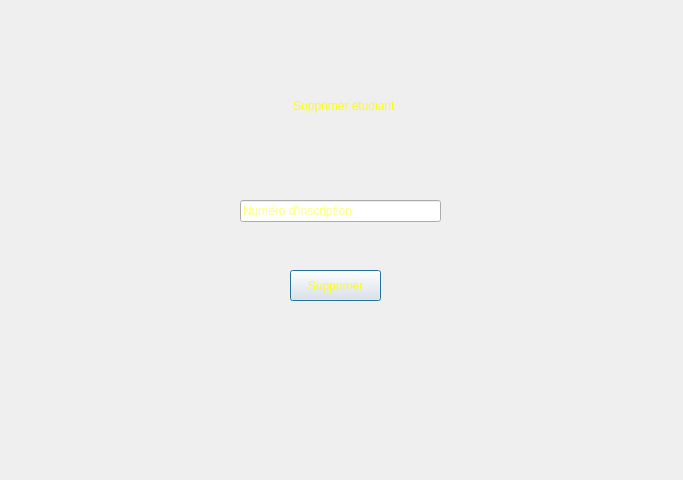
<?xml version="1.0" encoding="UTF-8"?>
<ui version="4.0">
 <class>Dialog</class>
 <widget class="QDialog" name="Dialog">
  <property name="geometry">
   <rect>
    <x>0</x>
    <y>0</y>
    <width>683</width>
    <height>480</height>
   </rect>
  </property>
  <property name="windowTitle">
   <string>Dialog</string>
  </property>
  <property name="styleSheet">
   <string notr="true">QProgressBar:horizontal {
    border: 1px solid #3A3939;
    text-align: center;
    padding: 1px;
    background: #201F1F;
}
QProgressBar::chunk:horizontal {
    background-color: qlineargradient(spread:reflect, x1:1, y1:0.545, x2:1, y2:0, stop:0 rgba(28, 66, 111, 255), stop:1 rgba(37, 87, 146, 255));
}

QToolTip
{
    border: 1px solid #3A3939;
    background-color: rgb(90, 102, 117);;
    color: white;
    padding: 1px;
    opacity: 200;
}

QWidget
{
    color: silver;
    background-color: #302F2F;
    selection-background-color:#3d8ec9;
    selection-color: black;
    background-clip: border;
    border-image: none;
    outline: 0;
}

QWidget:item:hover
{
    background-color: #78879b;
    color: black;
}

QWidget:item:selected
{
    background-color: #3d8ec9;
}

QCheckBox
{
    spacing: 5px;
    outline: none;
    color: #bbb;
    margin-bottom: 2px;
}

QCheckBox:disabled
{
    color: #777777;
}
QCheckBox::indicator,
QGroupBox::indicator
{
    width: 18px;
    height: 18px;
}
QGroupBox::indicator
{
    margin-left: 2px;
}

QCheckBox::indicator:unchecked,
QCheckBox::indicator:unchecked:hover,
QGroupBox::indicator:unchecked,
QGroupBox::indicator:unchecked:hover
{
    image: url(:/dark_blue/img/checkbox_unchecked.png);
}

QCheckBox::indicator:unchecked:focus,
QCheckBox::indicator:unchecked:pressed,
QGroupBox::indicator:unchecked:focus,
QGroupBox::indicator:unchecked:pressed
{
  border: none;
    image: url(:/dark_blue/img/checkbox_unchecked_focus.png);
}

QCheckBox::indicator:checked,
QCheckBox::indicator:checked:hover,
QGroupBox::indicator:checked,
QGroupBox::indicator:checked:hover
{
    image: url(:/dark_blue/img/checkbox_checked.png);
}

QCheckBox::indicator:checked:focus,
QCheckBox::indicator:checked:pressed,
QGroupBox::indicator:checked:focus,
QGroupBox::indicator:checked:pressed
{
  border: none;
    image: url(:/dark_blue/img/checkbox_checked_focus.png);
}

QCheckBox::indicator:indeterminate,
QCheckBox::indicator:indeterminate:hover,
QCheckBox::indicator:indeterminate:pressed
QGroupBox::indicator:indeterminate,
QGroupBox::indicator:indeterminate:hover,
QGroupBox::indicator:indeterminate:pressed
{
    image: url(:/dark_blue/img/checkbox_indeterminate.png);
}

QCheckBox::indicator:indeterminate:focus,
QGroupBox::indicator:indeterminate:focus
{
    image: url(:/dark_blue/img/checkbox_indeterminate_focus.png);
}

QCheckBox::indicator:checked:disabled,
QGroupBox::indicator:checked:disabled
{
    image: url(:/dark_blue/img/checkbox_checked_disabled.png);
}

QCheckBox::indicator:unchecked:disabled,
QGroupBox::indicator:unchecked:disabled
{
    image: url(:/dark_blue/img/checkbox_unchecked_disabled.png);
}

QRadioButton
{
    spacing: 5px;
    outline: none;
    color: rgb(255, 255, 255);
    margin-bottom: 2px;
}

QRadioButton:disabled
{
	color: rgb(0, 85, 255);
}


QMenuBar
{
    background-color: #302F2F;
    color: silver;
}

QMenuBar::item
{
    background: transparent;
}

QMenuBar::item:selected
{
    background: transparent;
    border: 1px solid #3A3939;
}

QMenuBar::item:pressed
{
    border: 1px solid #3A3939;
    background-color: #3d8ec9;
    color: black;
    margin-bottom:-1px;
    padding-bottom:1px;
}

QMenu
{
    border: 1px solid #3A3939;
    color: silver;
    margin: 1px;
}

QMenu::icon
{
    margin: 1px;
}

QMenu::item
{
    padding: 2px 2px 2px 25px;
    margin-left: 5px;
    border: 1px solid transparent; /* reserve space for selection border */
}

QMenu::item:selected
{
    color: black;
}

QMenu::separator {
    height: 2px;
    background: lightblue;
    margin-left: 10px;
    margin-right: 5px;
}

QMenu::indicator {
    width: 16px;
    height: 16px;
}

/* non-exclusive indicator = check box style indicator
   (see QActionGroup::setExclusive) */
QMenu::indicator:non-exclusive:unchecked {
    image: url(:/dark_blue/img/checkbox_unchecked.png);
}

QMenu::indicator:non-exclusive:unchecked:selected {
    image: url(:/dark_blue/img/checkbox_unchecked_disabled.png);
}

QMenu::indicator:non-exclusive:checked {
    image: url(:/dark_blue/img/checkbox_checked.png);
}

QMenu::indicator:non-exclusive:checked:selected {
    image: url(:/dark_blue/img/checkbox_checked_disabled.png);
}

/* exclusive indicator = radio button style indicator (see QActionGroup::setExclusive) */
QMenu::indicator:exclusive:unchecked {
    image: url(:/dark_blue/img/radio_unchecked.png);
}

QMenu::indicator:exclusive:unchecked:selected {
    image: url(:/dark_blue/img/radio_unchecked_disabled.png);
}

QMenu::indicator:exclusive:checked {
    image: url(:/dark_blue/img/radio_checked.png);
}

QMenu::indicator:exclusive:checked:selected {
    image: url(:/dark_blue/img/radio_checked_disabled.png);
}

QMenu::right-arrow {
    margin: 5px;
    image: url(:/dark_blue/img/right_arrow.png)
}


QWidget:disabled
{
    color: #808080;
    background-color: #302F2F;
}

QAbstractItemView
{
    alternate-background-color: #3A3939;
    color: silver;
    border: 1px solid 3A3939;
    border-radius: 2px;
    padding: 1px;
}

QWidget:focus, QMenuBar:focus
{
    border: 1px solid #78879b;
}

QTabWidget:focus, QCheckBox:focus, QRadioButton:focus, QSlider:focus
{
    border: none;
}

QLineEdit
{
    background-color: #201F1F;
    padding: 2px;
    border-style: solid;
    border: 1px solid #3A3939;
    border-radius: 2px;
    color: silver;
}

QGroupBox {
    border:1px solid #3A3939;
    border-radius: 2px;
    margin-top: 20px;
    background-color: #302F2F;
    color: silver;
}

QGroupBox::title {
    subcontrol-origin: margin;
    subcontrol-position: top center;
    padding-left: 10px;
    padding-right: 10px;
    padding-top: 10px;
}

QAbstractScrollArea
{
    border-radius: 2px;
    border: 1px solid #3A3939;
    background-color: transparent;
}

QScrollBar:horizontal
{
    height: 15px;
    margin: 3px 15px 3px 15px;
    border: 1px transparent #2A2929;
    border-radius: 4px;
    background-color: #2A2929;
}

QScrollBar::handle:horizontal
{
    background-color: #605F5F;
    min-width: 5px;
    border-radius: 4px;
}

QScrollBar::add-line:horizontal
{
    margin: 0px 3px 0px 3px;
    border-image: url(:/dark_blue/img/right_arrow_disabled.png);
    width: 10px;
    height: 10px;
    subcontrol-position: right;
    subcontrol-origin: margin;
}

QScrollBar::sub-line:horizontal
{
    margin: 0px 3px 0px 3px;
    border-image: url(:/dark_blue/img/left_arrow_disabled.png);
    height: 10px;
    width: 10px;
    subcontrol-position: left;
    subcontrol-origin: margin;
}

QScrollBar::add-line:horizontal:hover,QScrollBar::add-line:horizontal:on
{
    border-image: url(:/dark_blue/img/right_arrow.png);
    height: 10px;
    width: 10px;
    subcontrol-position: right;
    subcontrol-origin: margin;
}


QScrollBar::sub-line:horizontal:hover, QScrollBar::sub-line:horizontal:on
{
    border-image: url(:/dark_blue/img/left_arrow.png);
    height: 10px;
    width: 10px;
    subcontrol-position: left;
    subcontrol-origin: margin;
}

QScrollBar::up-arrow:horizontal, QScrollBar::down-arrow:horizontal
{
    background: none;
}


QScrollBar::add-page:horizontal, QScrollBar::sub-page:horizontal
{
    background: none;
}

QScrollBar:vertical
{
    background-color: #2A2929;
    width: 15px;
    margin: 15px 3px 15px 3px;
    border: 1px transparent #2A2929;
    border-radius: 4px;
}

QScrollBar::handle:vertical
{
    background-color: #605F5F;
    min-height: 5px;
    border-radius: 4px;
}

QScrollBar::sub-line:vertical
{
    margin: 3px 0px 3px 0px;
    border-image: url(:/dark_blue/img/up_arrow_disabled.png);
    height: 10px;
    width: 10px;
    subcontrol-position: top;
    subcontrol-origin: margin;
}

QScrollBar::add-line:vertical
{
    margin: 3px 0px 3px 0px;
    border-image: url(:/dark_blue/img/down_arrow_disabled.png);
    height: 10px;
    width: 10px;
    subcontrol-position: bottom;
    subcontrol-origin: margin;
}

QScrollBar::sub-line:vertical:hover,QScrollBar::sub-line:vertical:on
{

    border-image: url(:/dark_blue/img/up_arrow.png);
    height: 10px;
    width: 10px;
    subcontrol-position: top;
    subcontrol-origin: margin;
}


QScrollBar::add-line:vertical:hover, QScrollBar::add-line:vertical:on
{
    border-image: url(:/dark_blue/img/down_arrow.png);
    height: 10px;
    width: 10px;
    subcontrol-position: bottom;
    subcontrol-origin: margin;
}

QScrollBar::up-arrow:vertical, QScrollBar::down-arrow:vertical
{
    background: none;
}


QScrollBar::add-page:vertical, QScrollBar::sub-page:vertical
{
    background: none;
}

QTextEdit
{
    background-color: #201F1F;
    color: silver;
    border: 1px solid #3A3939;
}

QPlainTextEdit
{
    background-color: #201F1F;;
    color: silver;
    border-radius: 2px;
    border: 1px solid #3A3939;
}

QHeaderView::section
{
    background-color: #3A3939;
    color: silver;
    padding-left: 4px;
    border: 1px solid #6c6c6c;
}

QSizeGrip {
    image: url(:/dark_blue/img/sizegrip.png);
    width: 12px;
    height: 12px;
}

QMainWindow
{
    background-color: #302F2F;

}

QMainWindow::separator
{
    background-color: #302F2F;
    color: white;
    padding-left: 4px;
    spacing: 2px;
    border: 1px dashed #3A3939;
}

QMainWindow::separator:hover
{

    background-color: #787876;
    color: white;
    padding-left: 4px;
    border: 1px solid #3A3939;
    spacing: 2px;
}


QMenu::separator
{
    height: 1px;
    background-color: #3A3939;
    color: white;
    padding-left: 4px;
    margin-left: 10px;
    margin-right: 5px;
}


QFrame
{
    border-radius: 2px;
    border: 1px solid #444;
}

QFrame[frameShape=&quot;0&quot;]
{
    border-radius: 2px;
    border: 1px transparent #444;
}

QStackedWidget
{
    background-color: #302F2F;
    border: 1px transparent black;
}

QToolBar {
    border: 1px transparent #393838;
    background: 1px solid #302F2F;
    font-weight: bold;
}

QToolBar::handle:horizontal {
    image: url(:/dark_blue/img/Hmovetoolbar.png);
}
QToolBar::handle:vertical {
    image: url(:/dark_blue/img/Vmovetoolbar.png);
}
QToolBar::separator:horizontal {
    image: url(:/dark_blue/img/Hsepartoolbar.png);
}
QToolBar::separator:vertical {
    image: url(:/dark_blue/img/Vsepartoolbars.png);
}

QPushButton
{
    color: silver;
    background-color: #302F2F;
    border-width: 2px;
    border-color: #4A4949;
    border-style: solid;
    padding-top: 2px;
    padding-bottom: 2px;
    padding-left: 10px;
    padding-right: 10px;
    border-radius: 4px;
    /* outline: none; */
    /* min-width: 40px; */
}

QPushButton:disabled
{
    background-color: #302F2F;
    border-width: 2px;
    border-color: #3A3939;
    border-style: solid;
    padding-top: 2px;
    padding-bottom: 2px;
    padding-left: 10px;
    padding-right: 10px;
    /*border-radius: 2px;*/
    color: #808080;
}

QPushButton:focus {
    background-color: #3d8ec9;
    color: white;
}

QComboBox
{
    selection-background-color: #3d8ec9;
    background-color: #201F1F;
    border-style: solid;
    border: 1px solid #3A3939;
    border-radius: 2px;
    padding: 2px;
    min-width: 75px;
}

QPushButton:checked{
    background-color: #4A4949;
    border-color: #6A6969;
}

QPushButton:hover {
    border: 2px solid #78879b;
    color: silver;
}

QComboBox:hover, QAbstractSpinBox:hover,QLineEdit:hover,QTextEdit:hover,QPlainTextEdit:hover,QAbstractView:hover,QTreeView:hover
{
    border: 1px solid #78879b;
    color: silver;
}

QComboBox:on
{
    background-color: #626873;
    padding-top: 3px;
    padding-left: 4px;
    selection-background-color: #4a4a4a;
}

QComboBox QAbstractItemView
{
    background-color: #201F1F;
    border-radius: 2px;
    border: 1px solid #444;
    selection-background-color: #3d8ec9;
    color: silver;
}

QComboBox::drop-down
{
    subcontrol-origin: padding;
    subcontrol-position: top right;
    width: 15px;

    border-left-width: 0px;
    border-left-color: darkgray;
    border-left-style: solid;
    border-top-right-radius: 3px;
    border-bottom-right-radius: 3px;
}

QComboBox::down-arrow
{
    image: url(:/dark_blue/img/down_arrow_disabled.png);
}

QComboBox::down-arrow:on, QComboBox::down-arrow:hover,
QComboBox::down-arrow:focus
{
    image: url(:/dark_blue/img/down_arrow.png);
}

QPushButton:pressed
{
    background-color: #484846;
}

QAbstractSpinBox {
    padding-top: 2px;
    padding-bottom: 2px;
    border: 1px solid #3A3939;
    background-color: #201F1F;
    color: silver;
    border-radius: 2px;
    min-width: 75px;
}

QAbstractSpinBox:up-button
{
    background-color: transparent;
    subcontrol-origin: border;
    subcontrol-position: top right;
}

QAbstractSpinBox:down-button
{
    background-color: transparent;
    subcontrol-origin: border;
    subcontrol-position: bottom right;
}

QAbstractSpinBox::up-arrow,QAbstractSpinBox::up-arrow:disabled,QAbstractSpinBox::up-arrow:off {
    image: url(:/dark_blue/img/up_arrow_disabled.png);
    width: 10px;
    height: 10px;
}
QAbstractSpinBox::up-arrow:hover
{
    image: url(:/dark_blue/img/up_arrow.png);
}


QAbstractSpinBox::down-arrow,QAbstractSpinBox::down-arrow:disabled,QAbstractSpinBox::down-arrow:off
{
    image: url(:/dark_blue/img/down_arrow_disabled.png);
    width: 10px;
    height: 10px;
}
QAbstractSpinBox::down-arrow:hover
{
    image: url(:/dark_blue/img/down_arrow.png);
}


QLabel
{
    border: 0px solid black;
}

QTabWidget{
    border: 1px transparent black;
}

QTabWidget::pane {
    border: 1px solid #444;
    border-radius: 3px;
    padding: 3px;
}

QTabBar
{
    qproperty-drawBase: 0;
    left: 5px; /* move to the right by 5px */
}

QTabBar:focus
{
    border: 0px transparent black;
}

QTabBar::close-button  {
    image: url(:/dark_blue/img/close.png);
    background: transparent;
}

QTabBar::close-button:hover
{
    image: url(:/dark_blue/img/close-hover.png);
    background: transparent;
}

QTabBar::close-button:pressed {
    image: url(:/dark_blue/img/close-pressed.png);
    background: transparent;
}

/* TOP TABS */
QTabBar::tab:top {
    color: #b1b1b1;
    border: 1px solid #4A4949;
    border-bottom: 1px transparent black;
    background-color: #302F2F;
    padding: 5px;
    border-top-left-radius: 2px;
    border-top-right-radius: 2px;
}

QTabBar::tab:top:!selected
{
    color: #b1b1b1;
    background-color: #201F1F;
    border: 1px transparent #4A4949;
    border-bottom: 1px transparent #4A4949;
    border-top-left-radius: 0px;
    border-top-right-radius: 0px;
}

QTabBar::tab:top:!selected:hover {
    background-color: #48576b;
}

/* BOTTOM TABS */
QTabBar::tab:bottom {
    color: #b1b1b1;
    border: 1px solid #4A4949;
    border-top: 1px transparent black;
    background-color: #302F2F;
    padding: 5px;
    border-bottom-left-radius: 2px;
    border-bottom-right-radius: 2px;
}

QTabBar::tab:bottom:!selected
{
    color: #b1b1b1;
    background-color: #201F1F;
    border: 1px transparent #4A4949;
    border-top: 1px transparent #4A4949;
    border-bottom-left-radius: 0px;
    border-bottom-right-radius: 0px;
}

QTabBar::tab:bottom:!selected:hover {
    background-color: #78879b;
}

/* LEFT TABS */
QTabBar::tab:left {
    color: #b1b1b1;
    border: 1px solid #4A4949;
    border-left: 1px transparent black;
    background-color: #302F2F;
    padding: 5px;
    border-top-right-radius: 2px;
    border-bottom-right-radius: 2px;
}

QTabBar::tab:left:!selected
{
    color: #b1b1b1;
    background-color: #201F1F;
    border: 1px transparent #4A4949;
    border-right: 1px transparent #4A4949;
    border-top-right-radius: 0px;
    border-bottom-right-radius: 0px;
}

QTabBar::tab:left:!selected:hover {
    background-color: #48576b;
}


/* RIGHT TABS */
QTabBar::tab:right {
    color: #b1b1b1;
    border: 1px solid #4A4949;
    border-right: 1px transparent black;
    background-color: #302F2F;
    padding: 5px;
    border-top-left-radius: 2px;
    border-bottom-left-radius: 2px;
}

QTabBar::tab:right:!selected
{
    color: #b1b1b1;
    background-color: #201F1F;
    border: 1px transparent #4A4949;
    border-right: 1px transparent #4A4949;
    border-top-left-radius: 0px;
    border-bottom-left-radius: 0px;
}

QTabBar::tab:right:!selected:hover {
    background-color: #48576b;
}

QTabBar QToolButton::right-arrow:enabled {
     image: url(:/dark_blue/img/right_arrow.png);
 }

 QTabBar QToolButton::left-arrow:enabled {
     image: url(:/dark_blue/img/left_arrow.png);
 }

QTabBar QToolButton::right-arrow:disabled {
     image: url(:/dark_blue/img/right_arrow_disabled.png);
 }

 QTabBar QToolButton::left-arrow:disabled {
     image: url(:/dark_blue/img/left_arrow_disabled.png);
 }


QDockWidget {
    border: 1px solid #403F3F;
    titlebar-close-icon: url(:/dark_blue/img/close.png);
    titlebar-normal-icon: url(:/dark_blue/img/undock.png);
}

QDockWidget::close-button, QDockWidget::float-button {
    border: 1px solid transparent;
    border-radius: 2px;
    background: transparent;
}

QDockWidget::close-button:hover, QDockWidget::float-button:hover {
    background: rgba(255, 255, 255, 10);
}

QDockWidget::close-button:pressed, QDockWidget::float-button:pressed {
    padding: 1px -1px -1px 1px;
    background: rgba(255, 255, 255, 10);
}

QTreeView, QListView, QTextBrowser, AtLineEdit, AtLineEdit::hover {
    border: 1px solid #444;
    background-color: silver;
    border-radius: 3px;
    margin-left: 3px;
    color: black;
}

QTreeView:branch:selected, QTreeView:branch:hover {
    background: url(:/dark_blue/img/transparent.png);
}

QTreeView::branch:has-siblings:!adjoins-item {
    border-image: url(:/dark_blue/img/transparent.png);
}

QTreeView::branch:has-siblings:adjoins-item {
    border-image: url(:/dark_blue/img/transparent.png);
}

QTreeView::branch:!has-children:!has-siblings:adjoins-item {
    border-image: url(:/dark_blue/img/transparent.png);
}

QTreeView::branch:has-children:!has-siblings:closed,
QTreeView::branch:closed:has-children:has-siblings {
    image: url(:/dark_blue/img/branch_closed.png);
}

QTreeView::branch:open:has-children:!has-siblings,
QTreeView::branch:open:has-children:has-siblings  {
    image: url(:/dark_blue/img/branch_open.png);
}

QTreeView::branch:has-children:!has-siblings:closed:hover,
QTreeView::branch:closed:has-children:has-siblings:hover {
    image: url(:/dark_blue/img/branch_closed-on.png);
    }

QTreeView::branch:open:has-children:!has-siblings:hover,
QTreeView::branch:open:has-children:has-siblings:hover  {
    image: url(:/dark_blue/img/branch_open-on.png);
    }

QListView::item:!selected:hover, QListView::item:!selected:hover, QTreeView::item:!selected:hover  {
    background: rgba(0, 0, 0, 0);
    outline: 0;
    color: #FFFFFF
}

QListView::item:selected:hover, QListView::item:selected:hover, QTreeView::item:selected:hover  {
    background: #3d8ec9;
    color: #FFFFFF;
}

QSlider::groove:horizontal {
    border: 1px solid #3A3939;
    height: 8px;
    background: #201F1F;
    margin: 2px 0;
    border-radius: 2px;
}

QSlider::handle:horizontal {
    background: QLinearGradient( x1: 0, y1: 0, x2: 0, y2: 1,
      stop: 0.0 silver, stop: 0.2 #a8a8a8, stop: 1 #727272);
    border: 1px solid #3A3939;
    width: 14px;
    height: 14px;
    margin: -4px 0;
    border-radius: 2px;
}

QSlider::groove:vertical {
    border: 1px solid #3A3939;
    width: 8px;
    background: #201F1F;
    margin: 0 0px;
    border-radius: 2px;
}

QSlider::handle:vertical {
    background: QLinearGradient( x1: 0, y1: 0, x2: 0, y2: 1, stop: 0.0 silver,
    stop: 0.2 #a8a8a8, stop: 1 #727272);
    border: 1px solid #3A3939;
    width: 14px;
    height: 14px;
    margin: 0 -4px;
    border-radius: 2px;
}

QToolButton {
    /*  background-color: transparent; */
    border: 2px transparent #4A4949;
    border-radius: 4px;
    background-color: dimgray;
    margin: 2px;
    padding: 2px;
}

QToolButton[popupMode=&quot;1&quot;] { /* only for MenuButtonPopup */
 padding-right: 20px; /* make way for the popup button */
 border: 2px transparent #4A4949;
 border-radius: 4px;
}

QToolButton[popupMode=&quot;2&quot;] { /* only for InstantPopup */
 padding-right: 10px; /* make way for the popup button */
 border: 2px transparent #4A4949;
}


QToolButton:hover, QToolButton::menu-button:hover {
    border: 2px solid #78879b;
}

QToolButton:checked, QToolButton:pressed,
    QToolButton::menu-button:pressed {
    background-color: #4A4949;
    border: 2px solid #78879b;
}

/* the subcontrol below is used only in the InstantPopup or DelayedPopup mode */
QToolButton::menu-indicator {
    image: url(:/dark_blue/img/down_arrow.png);
    top: -7px; left: -2px; /* shift it a bit */
}

/* the subcontrols below are used only in the MenuButtonPopup mode */
QToolButton::menu-button {
    border: 1px transparent #4A4949;
    border-top-right-radius: 6px;
    border-bottom-right-radius: 6px;
    /* 16px width + 4px for border = 20px allocated above */
    width: 16px;
    outline: none;
}

QToolButton::menu-arrow {
    image: url(:/dark_blue/img/down_arrow.png);
}

QToolButton::menu-arrow:open {
    top: 1px; left: 1px; /* shift it a bit */
    border: 1px solid #3A3939;
}

QPushButton::menu-indicator  {
    subcontrol-origin: padding;
    subcontrol-position: bottom right;
    left: 4px;
}

QTableView
{
    border: 1px solid #444;
    gridline-color: #6c6c6c;
    background-color: #201F1F;
}


QTableView, QHeaderView
{
    border-radius: 0px;
}

QTableView::item:pressed, QListView::item:pressed, QTreeView::item:pressed  {
    background: #78879b;
    color: #FFFFFF;
}

QTableView::item:selected:active, QTreeView::item:selected:active, QListView::item:selected:active  {
    background: #3d8ec9;
    color: #FFFFFF;
}


QHeaderView
{
    border: 1px transparent;
    border-radius: 2px;
    margin: 0px;
    padding: 0px;
}

QHeaderView::section  {
    background-color: #3A3939;
    color: silver;
    padding: 4px;
    border: 1px solid #6c6c6c;
    border-radius: 0px;
    text-align: center;
}

QHeaderView::section::vertical::first, QHeaderView::section::vertical::only-one
{
    border-top: 1px solid #6c6c6c;
}

QHeaderView::section::vertical
{
    border-top: transparent;
}

QHeaderView::section::horizontal::first, QHeaderView::section::horizontal::only-one
{
    border-left: 1px solid #6c6c6c;
}

QHeaderView::section::horizontal
{
    border-left: transparent;
}


QHeaderView::section:checked
 {
    color: white;
    background-color: #5A5959;
 }

 /* style the sort indicator */
QHeaderView::down-arrow {
    image: url(:/dark_blue/img/down_arrow.png);
}

QHeaderView::up-arrow {
    image: url(:/dark_blue/img/up_arrow.png);
}


QTableCornerButton::section {
    background-color: #3A3939;
    border: 1px solid #3A3939;
    border-radius: 2px;
}

QToolBox  {
    padding: 3px;
    border: 1px transparent black;
}

QToolBox::tab {
    color: #b1b1b1;
    background-color: #302F2F;
    border: 1px solid #4A4949;
    border-bottom: 1px transparent #302F2F;
    border-top-left-radius: 5px;
    border-top-right-radius: 5px;
}

 QToolBox::tab:selected { /* italicize selected tabs */
    font: italic;
    background-color: #302F2F;
    border-color: #3d8ec9;
 }

QStatusBar::item {
    border: 1px solid #3A3939;
    border-radius: 2px;
 }


QFrame[height=&quot;3&quot;], QFrame[width=&quot;3&quot;] {
    background-color: #AAA;
}


QSplitter::handle {
    border: 1px dashed #3A3939;
}

QSplitter::handle:hover {
    background-color: #787876;
    border: 1px solid #3A3939;
}

QSplitter::handle:horizontal {
    width: 1px;
}

QSplitter::handle:vertical {
    height: 1px;
}

QListWidget {
    background-color: silver;
    border-radius: 5px;
    margin-left: 5px;
}

QListWidget::item {
    color: black;
}

QMessageBox {
    messagebox-critical-icon	: url(:/dark_blue/img/critical.png);
    messagebox-information-icon	: url(:/dark_blue/img/information.png);
    messagebox-question-icon	: url(:/dark_blue/img/question.png);
    messagebox-warning-icon:    : url(:/dark_blue/img/warning.png);
}

ColorButton::enabled {
    border-radius: 0px;
    border: 1px solid #444444;
}

ColorButton::disabled {
    border-radius: 0px;
    border: 1px solid #AAAAAA;
}</string>
  </property>
  <widget class="QPushButton" name="pushButton">
   <property name="geometry">
    <rect>
     <x>290</x>
     <y>270</y>
     <width>91</width>
     <height>31</height>
    </rect>
   </property>
   <property name="styleSheet">
    <string notr="true">color: rgb(255, 255, 0);</string>
   </property>
   <property name="text">
    <string>Supprimer</string>
   </property>
  </widget>
  <widget class="QLineEdit" name="lineEdit">
   <property name="geometry">
    <rect>
     <x>240</x>
     <y>200</y>
     <width>201</width>
     <height>22</height>
    </rect>
   </property>
   <property name="styleSheet">
    <string notr="true">color: rgb(255, 255, 0);</string>
   </property>
   <property name="placeholderText">
    <string>Numéro d'inscription</string>
   </property>
  </widget>
  <widget class="QLabel" name="label">
   <property name="geometry">
    <rect>
     <x>240</x>
     <y>80</y>
     <width>211</width>
     <height>51</height>
    </rect>
   </property>
   <property name="styleSheet">
    <string notr="true">color: rgb(255, 255, 0);</string>
   </property>
   <property name="text">
    <string>Supprimer étudiant </string>
   </property>
   <property name="alignment">
    <set>Qt::AlignCenter</set>
   </property>
  </widget>
 </widget>
 <resources/>
 <connections/>
</ui>
